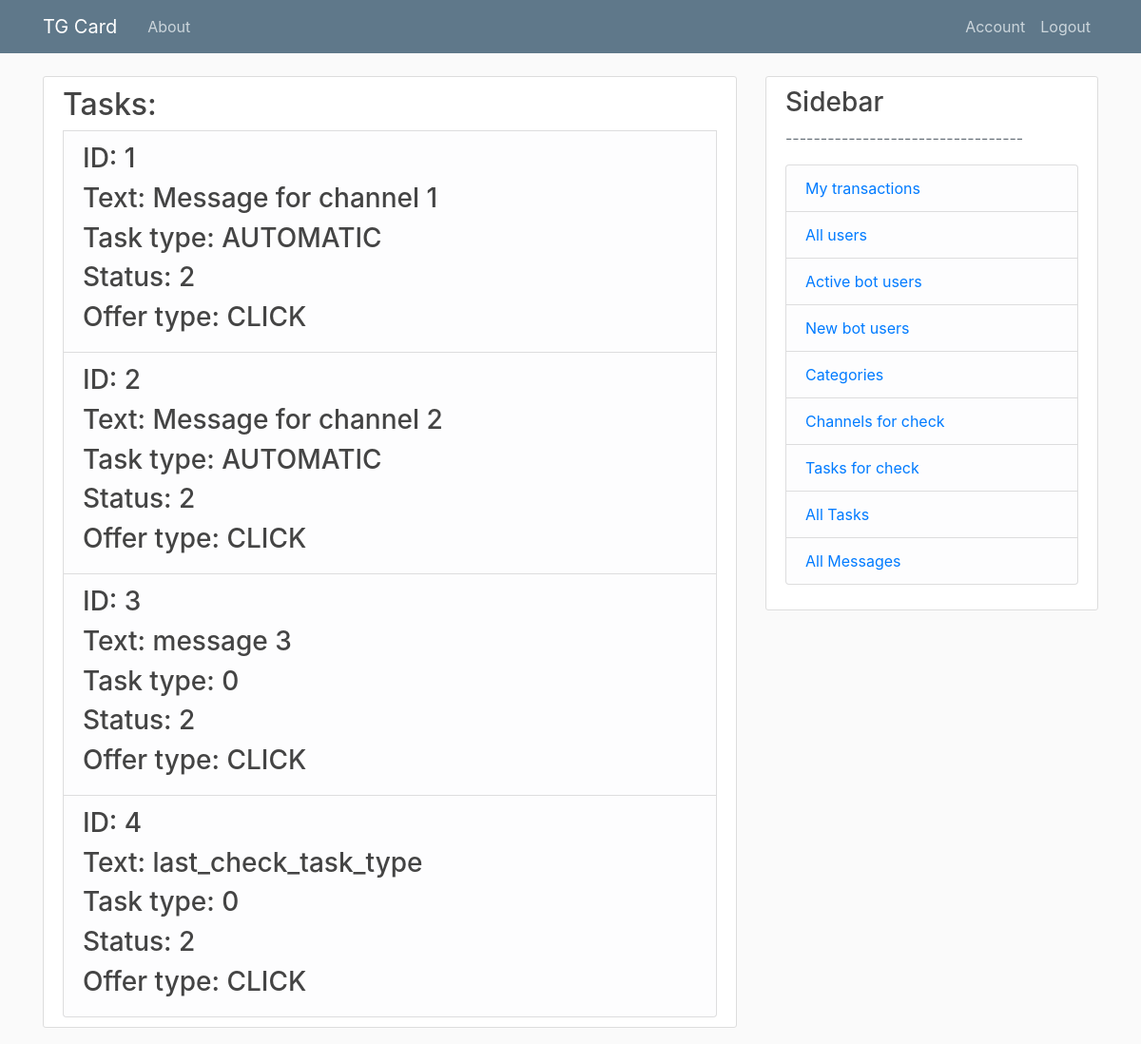
The page /allTasks (signed in) on the database as committed earlier.
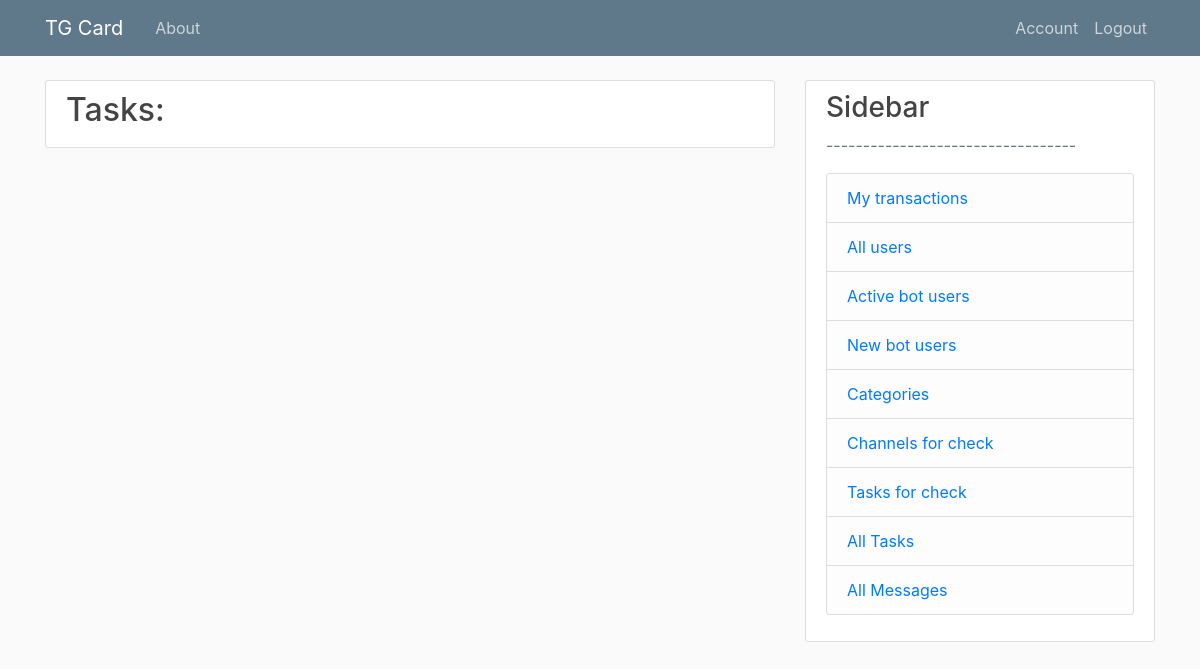
The same page on the database as committed later.
### models.py (models this page shows, shortened)
class Task(db.Model):
    id = db.Column(db.Integer, primary_key=True)
    status = db.Column(db.Integer, index=True, default=0) # new \ approved \ queued \ paused \ inactive
    taskType = db.Column(db.Integer, default=0) # AUTOMATIC \ MANUAL
    previevText = db.Column(db.String, index=True, nullable=False)
    affilId = db.Column(db.Integer, db.ForeignKey('user.id'), nullable=False)
    offerId = db.Column(db.Integer, db.ForeignKey('offer.id'), nullable=False)
    __table_args__=(UniqueConstraint('affilId', 'offerId', name='unique_offer'),)
    message_queues = db.relationship('MessageQueue', backref='task', lazy=True)
    transactions = db.relationship('Transaction', backref='task', lazy=True)

class Offer(db.Model):
    id = db.Column(db.Integer, primary_key=True)
    tgLink = db.Column(db.String, index=True, unique=True, nullable=False)
    offerType = db.Column(db.String, index=True, nullable=False) # click \ subscribe
    price = db.Column(db.Float, index=True, nullable=False)
    status = db.Column(db.Integer, index=True, nullable=False) # active \ inactive
    advertId = db.Column(db.Integer, db.ForeignKey('user.id'), nullable=False)
    tasks = db.relationship('Task', backref='offer', lazy=True)
    categoryListAdv = db.relationship('CategoryListAdv', backref='offer', lazy=True)

### routes.py (the view)
@app.route("/allTasks", methods=['GET', 'POST'])
@login_required
@moderator_access_level()
def allTasks():
    tasks = Task.query.all()
    return render_template('allTasks.html', title='TaskCheck', tasks=tasks)

### models.py (called while the page is built)
@login_manager.user_loader
def load_user(user_id):
    return User.query.get(int(user_id))

### routes.py (called while the page is built)
def moderator_access_level():
    def decorator(f):
        @wraps(f)
        def decorated_function(*args, **kwargs):
            if current_user.role != 'MODERATOR':
                return redirect(url_for('access_error_page'))
            return f(*args, **kwargs)
        return decorated_function
    return decorator

### templates/allTasks.html (shortened to what this page needs)
{% extends "layout.html" %}
{% block content %}
    <div class="content-section">
    <h2>Tasks: </h2>
    {% for task in tasks %}
    <li class="list-group-item list-group-item-light">
                <ul class="list-group">
                    <h3>ID: {{task.id}}</h3>
                    <h3>Text: {{task.previevText}}</h3>
                    <h3>Task type: {{task.taskType}}</h3>
                    <h3>Status: {{task.status}}</h3>
                    <h3>Offer type: {{task.offer.offerType}}</h3>
                </ul>
    </li>
    {% endfor %}
    </div>
{% endblock content %}

### templates/layout.html (shortened to what this page needs)
<!DOCTYPE html>
<html>
<head>
    <link rel="stylesheet" href="https://maxcdn.bootstrapcdn.com/bootstrap/4.0.0/css/bootstrap.min.css">
    <link rel="stylesheet" type="text/css" href="{{ url_for('static', filename='main.css') }}">
</head>
<body>
    <header class="site-header">
      <nav class="navbar navbar-expand-md navbar-dark bg-steel fixed-top">
        <div class="container">
          <a class="navbar-brand mr-4" href="/">TG Card</a>
          <div class="collapse navbar-collapse" id="navbarToggle">
            <div class="navbar-nav mr-auto">
              <a class="nav-item nav-link" href="{{ url_for('about') }}">About</a>
            </div>
            <div class="navbar-nav">
              {% if current_user.is_authenticated %}
                <a class="nav-item nav-link" href="{{ url_for('account') }}">Account</a>
                <a class="nav-item nav-link" href="{{ url_for('logout') }}">Logout</a>
              {% else %}
                <a class="nav-item nav-link" href="{{ url_for('login') }}">Login</a>
                <a class="nav-item nav-link" href="{{ url_for('register') }}">Register</a>
              {% endif %}
            </div>
          </div>
        </div>
      </nav>
    </header>
    <main role="main" class="container">
      <div class="row">
        <div class="col-md-8">
          {% block content %}{% endblock %}
        </div>
        {% if current_user.is_authenticated %}
        <div class="col-md-4">
          <div class="content-section">
            <h3>Sidebar</h3>
            <p class='text-muted'>----------------------------------
              <ul class="list-group">
                <li class="list-group-item list-group-item-light"><a href="/transactions">My transactions</a></li>
                {% if current_user.role == 'MODERATOR' %}
                <li class="list-group-item list-group-item-light">
                    <a href="/users_list">All users</a>
                </li>
                <li class="list-group-item list-group-item-light">
                    <a href="/active/bot_users_list">Active bot users</a>
                </li>
                <li class="list-group-item list-group-item-light">
                    <a href="/new/bot_users_list">New bot users</a>
                </li>
                <li class="list-group-item list-group-item-light">
                    <a href="/category">Categories</a>
                </li>
                <li class="list-group-item list-group-item-light">
                    <a href="/channel/check">Channels for check</a>
                </li>
                <li class="list-group-item list-group-item-light">
                    <a href="/taskCheck">Tasks for check</a>
                </li>
                <li class="list-group-item list-group-item-light">
                    <a href="/allTasks">All Tasks</a>
                </li>
                <li class="list-group-item list-group-item-light">
                    <a href="/messages">All Messages</a>
                </li>
                {% endif %}
              </ul>
            </p>
          </div>
        </div>
        {% endif %}
      </div>
    </main>
</body>
</html>

### static/main.css (style rules this page uses)
body { background: #fafafa; color: #333333; margin-top: 5rem; }
h1, h2, h3, h4, h5, h6 { color: #444444; }
.bg-steel { background-color: #5f788a; }
.site-header .navbar-nav .nav-link { color: #cbd5db; }
.content-section { background: #ffffff; padding: 10px 20px; border: 1px solid #dddddd; border-radius: 3px; margin-bottom: 20px; }

Rows that differ between the two databases and show on the page:
removed Task: id "1", previevText "Message for channel 1", taskType "AUTOMATIC", status "2", offer.offerType "CLICK"
removed Task: id "2", previevText "Message for channel 2", taskType "AUTOMATIC", status "2", offer.offerType "CLICK"
removed Task: id "3", previevText "message 3", taskType "0", status "2", offer.offerType "CLICK"
removed Task: id "4", previevText "last_check_task_type", taskType "0", status "2", offer.offerType "CLICK"
